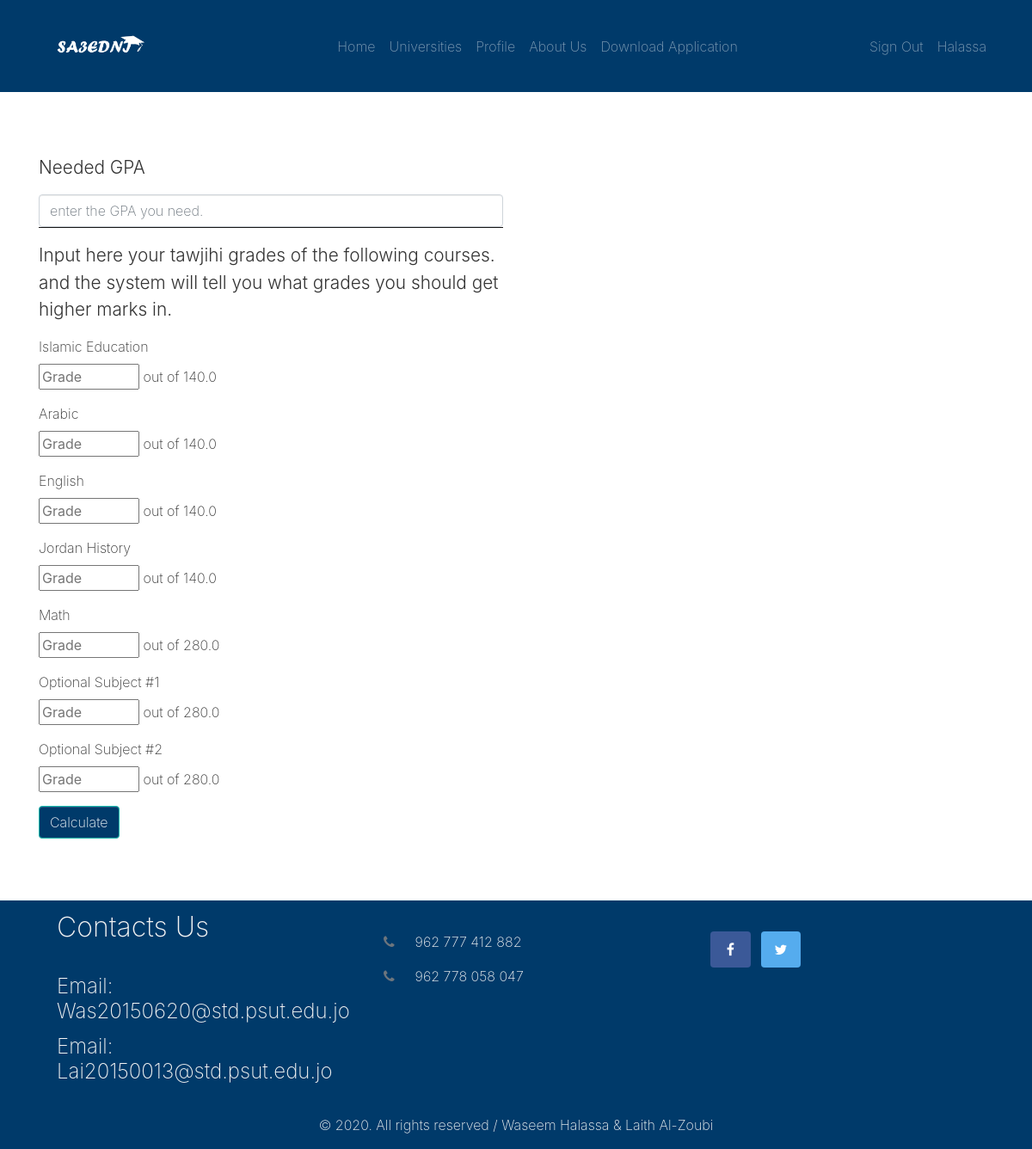
/calculator (signed in), run on the app's committed database.
### sa3edniApp/models.py (models this page shows)
class Student(models.Model):
    fName = models.CharField(max_length=20)
    lName = models.CharField(max_length=20)
    password = models.CharField(max_length=100)
    email = models.EmailField(primary_key=True)
    streamsOptions = [
        ("Scientific","Scientific"),
        ("Literature","Literature")
    ]
    stream = models.CharField(max_length=25, choices=streamsOptions)
    activated = models.BooleanField(default=False)

class Subject(models.Model):
    name = models.CharField(max_length=20, primary_key=True)
    maxGrade = models.FloatField()
    streamsOptions = [
        ("Scientific","Scientific"),
        ("Literature","Literature"),
        ("Any","Any")
    ]
    stream = models.CharField(max_length=25, choices=streamsOptions)

### sa3edniApp/views.py (the view)
# urls.py: path('calculator', views.calculator),
def calculator(request):
    if "id" not in request.session:
        return redirect("/signin")
    email = request.session["id"]
    student = Student.objects.get(pk = email)
    stream = student.stream
    subjects = Subject.objects.filter(stream = stream) | Subject.objects.filter(stream = "Any")
    total = 0
    studentTotal = 0
    data = {
        "courses": subjects
    }
    if request.method == "POST":
        grades = []
        belowAVG = []
        neededGPA = float(request.POST["neededGPA"])
        for subject in subjects:
            total += subject.maxGrade
            grade = float(request.POST[subject.name])
            studentTotal += grade
            avg = (100*grade) / subject.maxGrade
            grades.append({
                "subject": subject.name,
                "grade": grade,
                "maxGrade": subject.maxGrade,
                "avg": avg,
                "modified": False
            })
            if avg <= neededGPA:
                belowAVG.append(grades[-1])
            grades = sorted(grades, key = lambda i: i['avg'])
        avg = (100/total) * studentTotal
        if neededGPA <= avg:
            return render(request, "gpacalculator.html", data)
        neededTotal = neededGPA / 100  * total
        neededTotal -= studentTotal
        neededGradesPerSubject = math.ceil(neededTotal/len(belowAVG))
        for i in belowAVG:
            i["grade"] += neededGradesPerSubject
            i["modified"] = True
        data["neededTotal"] = neededTotal
        data["currentGPA"] = "{:.2f}".format((100/total) * studentTotal)
        data["newGPA"] = 100/(total) * (studentTotal + neededTotal)
        data["modifiedCourses"] = belowAVG
        data ["results"] = True
        return render(request, "gpacalculator.html", data)
    else:
        return render(request,"gpacalculator.html", data)

### sa3edniApp/templates/gpacalculator.html (shortened to what this page needs)
{% extends 'template.html'%}
{% block content%}
<div class="py-5" >
    <div class="container">
      <div class="row">
        <div class="col-md-6">
          <p class="lead">Needed GPA&nbsp;</p>
          <form class="" action="/calculator" method="POST">
            <div class="form-group border-bottom border-dark"> <input type="number" min=50 max=100 class="form-control" placeholder="enter the GPA you need." required="required" name="neededGPA"> </div>
            <p class="lead">Input here your tawjihi grades of the following courses. and the system will tell you what grades you should get higher marks in.</p>
            {% for course in courses %}
                <div class="form-group"> <label>{{course.name}}</label>
                <input min="0" type="number" max="{{course.maxGrade}}" name="{{course.name}}" placeholder="Grade" required="required"> out of {{course.maxGrade}}</div>
            {% endfor %}
            <button type="submit" class="btn btn-primary">Calculate</button>
          </form>
        </div>
      </div>
    </div>
  </div>
{% endblock %}

### sa3edniApp/templates/template.html (shortened to what this page needs)
<!DOCTYPE html>
<html>
<head>
  <link rel="stylesheet" href="https://cdnjs.cloudflare.com/ajax/libs/font-awesome/4.7.0/css/font-awesome.min.css" type="text/css">
  <link rel="stylesheet" href="/static/style.css">
</head>
<body>
  <nav class="navbar navbar-expand-md navbar-dark bg-primary">
    <div class="container">
      <a class="navbar-brand" href="/">
          <img src="static/LOGO.png" alt="" style="width:130px;">
      <div class="collapse navbar-collapse" id="navbar19">
        <ul class="navbar-nav mx-auto text-capitalize shadow-none">
          <li class="nav-item"> <a class="nav-link" href="/">Home</a> </li>
          <li class="nav-item"> <a class="nav-link" href="/unis">Universities</a> </li>
          {% if request.session.id %}
          <li class="nav-item"> <a class="nav-link" href="/profile">Profile</a> </li>
          {% endif %}
          <li class="nav-item"> <a class="nav-link" href="/about">About Us</a> </li>
          <li class="nav-item"> <a class="nav-link" href="/download">Download Application</a> </li>
      	</ul>
        <ul class="navbar-nav">
          {% if request.session.id %}
          <li class="nav-item"><a class="nav-link" href="/signout">Sign Out</a></li>
          <li class="nav-item"> <a class="nav-link" href="/profile">{{request.session.name}}</a> </li>
          {% else %}
          <li class="nav-item"><a class="nav-link" href="/signup">Sign Up</a></li>
          <li class="nav-item"><a class="nav-link" href="/signin">Sign In</a></li>
          {% endif %}
        </ul>
    </div>
  </nav>
  {% block content %}
  {% endblock %}
  <body >
  <div class="text-light" style="	background-image: linear-gradient(to bottom, rgb(0, 58, 106), rgb(0, 58, 106));	background-position: top left;	background-size: 100%;	background-repeat: repeat;">
    <div class="container">
      <div class="row">
        <div class="col-md-4 px-4">
          <h2 class="mb-4 pt-2">Contacts Us</h2>
          <h4 class="">Email: Was20150620@std.psut.edu.jo</h4>
          <h4 class="">Email: Lai20150013@std.psut.edu.jo</h4>
        </div>
        <div class="p-4 col-md-4">
          <p> <a href="#" class="text-dark">
              <i class="fa d-inline mr-3 text-muted fa-phone"></i></a>962 777 412 882</p>
          <p> <a href="#" class="text-dark">
              <i class="fa d-inline mr-3 text-muted fa-phone"></i></a>962 778 058 047</p>
        </div>
        <div class="p-4 col-md-4">
          <a class="btn text-white mr-2" href="#" style="background:#3b5998" target="_blank"><i class="fa fa-facebook fa-fw fa-1x py-1"></i></a><a class="btn text-white px-2" href="#" style="background:#55acee" target="_blank"><i class="fa fa-twitter fa-fw fa-1x py-1"></i></a>
        </div>
      </div>
      <div class="row">
        <div class="col-md-12 mt-3">
          <p class="text-center">© 2020. All rights reserved / Waseem Halassa &amp; Laith Al-Zoubi</p>
        </div>
      </div>
    </div>
  </div>
</body>
</html>

### data on the page
Student: session.name "Halassa"
Subject: name "Islamic Education", maxGrade "140.0"
Subject: name "Arabic", maxGrade "140.0"
Subject: name "English", maxGrade "140.0"
Subject: name "Jordan History", maxGrade "140.0"
Subject: name "Math", maxGrade "280.0"
Subject: name "Optional Subject #1", maxGrade "280.0"
Subject: name "Optional Subject #2", maxGrade "280.0"
